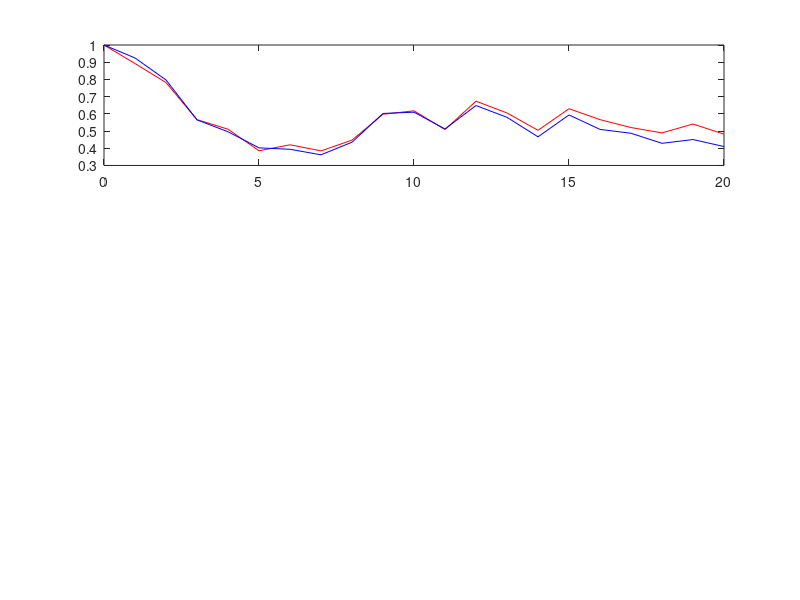

The MATLAB script that drew this image: (Note: this script raises an error after producing the figure.)
%% This Script generates the figures for the Montiel Olea, Stock & Watson (2018) paper

% This version: August 28th, 2018
% Comment: We have tested this function on an iMac 
%         @3.4 GHz Intel Core i5 (16 GB 2400 MHz DDR4)
%         Running Matlab R2018a.
%         This script runs in about 1 second. 

tic 

%% 1) Load data for both 68% and 95% confidence intervals

% The data used in this script was generated using the SVARIV_General
% function and data from Kilian (2018). It
% contains the IRF estimates, confidence intervals and Cholesky estimates. 
% One can use the 'TestScriptOil.m' file to load Kilian's dataset and call
% SVARIV_General.

SForm_68 = load('Data/SForm_conf=0.68.mat');
SForm_95 = load('Data/SForm_conf=0.95.mat');

%% 2) Plots in new version of paper (run for 68% confidence sets)

% Section 2 plot the figures specific to the oil application (as used
% in the latest version of the paper). The paper plots one cumulative
% variable and two non-cumulative variables in one figure. The general
% version of this section (in SVARIV_General function section 3) plots all cumulative
% variables in one figure and all non-cumulative variables in another
% figure.

for confidence = [0.68,0.95]
    if confidence == 0.68

        caux            = norminv(1-((1-confidence)/2),0,1);

        figureorder = 1; 

        figure(figureorder); 

        subplot(3,1,1)

        iplot = 1; 

        plot(0:1:SForm_68.horizons,SForm_68.Chol(iplot,:,2),'r'); hold on

        f1 = plot(0:1:SForm_68.horizons,SForm_68.Plugin.IRFcum(iplot,:),'b'); hold on        

            [~,~] = jbfill(0:1:SForm_68.horizons,SForm_68.InferenceMSW.MSWuboundcum(iplot,:),...
                SForm_68.InferenceMSW.MSWlboundcum(iplot,:),[204/255 204/255 204/255],...
                [204/255 204/255 204/255],0,0.5); hold on

            dmub  =  SForm_68.Plugin.IRFcum(iplot,:) + (caux*SForm_68.Plugin.IRFstderrorcum(iplot,:));

            lmub  =  SForm_68.Plugin.IRFcum(iplot,:) - (caux*SForm_68.Plugin.IRFstderrorcum(iplot,:));

            h1 = plot(0:1:SForm_68.horizons,dmub,'--b'); hold on        

            h2 = plot(0:1:SForm_68.horizons,lmub,'--b'); hold on

            clear dmub lmub

            h3 = plot([0 SForm_68.horizons],[0 0],'black'); hold off

            set(f1,'LineWidth',3); hold off

            xlabel(SForm_68.time)

            title(strcat('Cumulative',{' '},SForm_68.columnnames(iplot)));

            xlim([0 SForm_68.horizons]);

            axis([0 20 0 1.5]);

            legend('Cholesky','SVAR-IV Estimator',strcat('MSW C.I (',num2str(100*confidence),'%)'),...
                    'D-Method C.I.')

            set(get(get(h2,'Annotation'),'LegendInformation'),'IconDisplayStyle','off');

            set(get(get(h3,'Annotation'),'LegendInformation'),'IconDisplayStyle','off');

            legend boxoff

            legend('location','southeast')

        subplot(3,1,2)

        iplot = 2; 

        f2 = plot(0:1:SForm_68.horizons,SForm_68.Plugin.IRF(iplot,:),'b'); hold on

            [~,~] = jbfill(0:1:SForm_68.horizons,SForm_68.InferenceMSW.MSWubound(iplot,:),...
                SForm_68.InferenceMSW.MSWlbound(iplot,:),[204/255 204/255 204/255],...
                [204/255 204/255 204/255],0,0.5); hold on

            dmub  =  SForm_68.Plugin.IRF(iplot,:) + (caux*SForm_68.Plugin.IRFstderror(iplot,:));

            lmub  =  SForm_68.Plugin.IRF(iplot,:) - (caux*SForm_68.Plugin.IRFstderror(iplot,:));

            h1 = plot(0:1:SForm_68.horizons,dmub,'--b'); hold on

            h2 = plot(0:1:SForm_68.horizons,lmub,'--b'); hold on

            clear dmub lmub

            plot(0:1:SForm_68.horizons,SForm_68.Chol(iplot,:,1),'r'); hold on

            h3 = plot([0 SForm_68.horizons],[0 0],'black'); hold off

            set(f2,'LineWidth',3); hold off

            xlabel(SForm_68.time)

            title(SForm_68.columnnames(iplot));

            xlim([0 SForm_68.horizons]);

            axis([0 20 -0.2 0.2]);

        subplot(3,1,3)

        iplot = 3;

        f3 = plot(0:1:SForm_68.horizons,SForm_68.Plugin.IRF(iplot,:),'b'); hold on

            [~,~] = jbfill(0:1:SForm_68.horizons,SForm_68.InferenceMSW.MSWubound(iplot,:),...
                SForm_68.InferenceMSW.MSWlbound(iplot,:),[204/255 204/255 204/255],...
                [204/255 204/255 204/255],0,0.5); hold on

            dmub  =  SForm_68.Plugin.IRF(iplot,:) + (caux*SForm_68.Plugin.IRFstderror(iplot,:));

            lmub  =  SForm_68.Plugin.IRF(iplot,:) - (caux*SForm_68.Plugin.IRFstderror(iplot,:));

            h1 = plot(0:1:SForm_68.horizons,dmub,'--b'); hold on

            h2 = plot(0:1:SForm_68.horizons,lmub,'--b'); hold on

            clear dmub lmub

            plot(0:1:SForm_68.horizons,SForm_68.Chol(iplot,:,1),'r'); hold on

            h3 = plot([0 SForm_68.horizons],[0 0],'black'); hold off

            set(f3,'LineWidth',3); hold off

            xlabel(SForm_68.time)

            title(SForm_68.columnnames(iplot));

            xlim([0 SForm_68.horizons]);

            axis([0 20 -0.5 0.3]);
            
            title = strcat('A. 68% Confidence Sets');
            
            singletitle(title,'fontsize',16,'xoff',0,'yoff',.03);
            
            clear title;

    else

    end

    if confidence == 0.95

        caux            = norminv(1-((1-confidence)/2),0,1);

        figureorder = figureorder + 1; 

        figure(figureorder); 

        subplot(3,1,1)

        iplot = 1; 

        plot(0:1:SForm_95.horizons,SForm_95.Chol(iplot,:,2),'r'); hold on

        f1 = plot(0:1:SForm_95.horizons,SForm_95.Plugin.IRFcum(iplot,:),'b'); hold on

            [~,~] = jbfill(0:1:SForm_95.horizons,SForm_95.InferenceMSW.MSWuboundcum(iplot,:),...
                SForm_95.InferenceMSW.MSWlboundcum(iplot,:),[204/255 204/255 204/255],...
                [204/255 204/255 204/255],0,0.5); hold on

            dmub  =  SForm_95.Plugin.IRFcum(iplot,:) + (caux*SForm_95.Plugin.IRFstderrorcum(iplot,:));

            lmub  =  SForm_95.Plugin.IRFcum(iplot,:) - (caux*SForm_95.Plugin.IRFstderrorcum(iplot,:));

            h1 = plot(0:1:SForm_95.horizons,dmub,'--b'); hold on

            h2 = plot(0:1:SForm_95.horizons,lmub,'--b'); hold on

            clear dmub lmub

            h3 = plot([0 SForm_95.horizons],[0 0],'black'); hold off

            set(f1,'LineWidth',3); hold off

            xlabel(SForm_95.time)

            title(strcat('Cumulative',{' '},SForm_95.columnnames(iplot)));

            xlim([0 SForm_95.horizons]);

            axis([0 20 -1 2]);

            legend('Cholesky','SVAR-IV Estimator',strcat('MSW C.I (',num2str(100*confidence),'%)'),...
                    'D-Method C.I.')

            set(get(get(h2,'Annotation'),'LegendInformation'),'IconDisplayStyle','off');

            set(get(get(h3,'Annotation'),'LegendInformation'),'IconDisplayStyle','off');

            legend boxoff

            legend('location','southeast')

        subplot(3,1,2)

        iplot = 2; 

        f2 = plot(0:1:SForm_95.horizons,SForm_95.Plugin.IRF(iplot,:),'b'); hold on

            [~,~] = jbfill(0:1:SForm_95.horizons,SForm_95.InferenceMSW.MSWubound(iplot,:),...
                SForm_95.InferenceMSW.MSWlbound(iplot,:),[204/255 204/255 204/255],...
                [204/255 204/255 204/255],0,0.5); hold on

            dmub  =  SForm_95.Plugin.IRF(iplot,:) + (caux*SForm_95.Plugin.IRFstderror(iplot,:));

            lmub  =  SForm_95.Plugin.IRF(iplot,:) - (caux*SForm_95.Plugin.IRFstderror(iplot,:));

            h1 = plot(0:1:SForm_95.horizons,dmub,'--b'); hold on

            h2 = plot(0:1:SForm_95.horizons,lmub,'--b'); hold on

            clear dmub lmub

            plot(0:1:SForm_95.horizons,SForm_95.Chol(iplot,:,1),'r'); hold on

            h3 = plot([0 SForm_95.horizons],[0 0],'black'); hold off

            set(f2,'LineWidth',3); hold off

            xlabel(SForm_95.time)

            title(SForm_95.columnnames(iplot));

            xlim([0 SForm_95.horizons]);

            axis([0 20 -0.5 1.5]);

        subplot(3,1,3)

        iplot = 3;

        f3 = plot(0:1:SForm_95.horizons,SForm_95.Plugin.IRF(iplot,:),'b'); hold on

            [~,~] = jbfill(0:1:SForm_95.horizons,SForm_95.InferenceMSW.MSWubound(iplot,:),...
                SForm_95.InferenceMSW.MSWlbound(iplot,:),[204/255 204/255 204/255],...
                [204/255 204/255 204/255],0,0.5); hold on

            dmub  =  SForm_95.Plugin.IRF(iplot,:) + (caux*SForm_95.Plugin.IRFstderror(iplot,:));

            lmub  =  SForm_95.Plugin.IRF(iplot,:) - (caux*SForm_95.Plugin.IRFstderror(iplot,:));

            h1 = plot(0:1:SForm_95.horizons,dmub,'--b'); hold on

            h2 = plot(0:1:SForm_95.horizons,lmub,'--b'); hold on

            clear dmub lmub

            plot(0:1:SForm_95.horizons,SForm_95.Chol(iplot,:,1),'r'); hold on

            h3 = plot([0 SForm_95.horizons],[0 0],'black'); hold off

            set(f3,'LineWidth',3); hold off

            xlabel(SForm_95.time)

            title(SForm_95.columnnames(iplot));

            xlim([0 SForm_95.horizons]);

            axis([0 20 -1 2]);
            
            title = strcat('B. 95% Confidence Sets');
            
            singletitle(title,'fontsize',16,'xoff',0,'yoff',.03);


    else

    end
    
end

toc